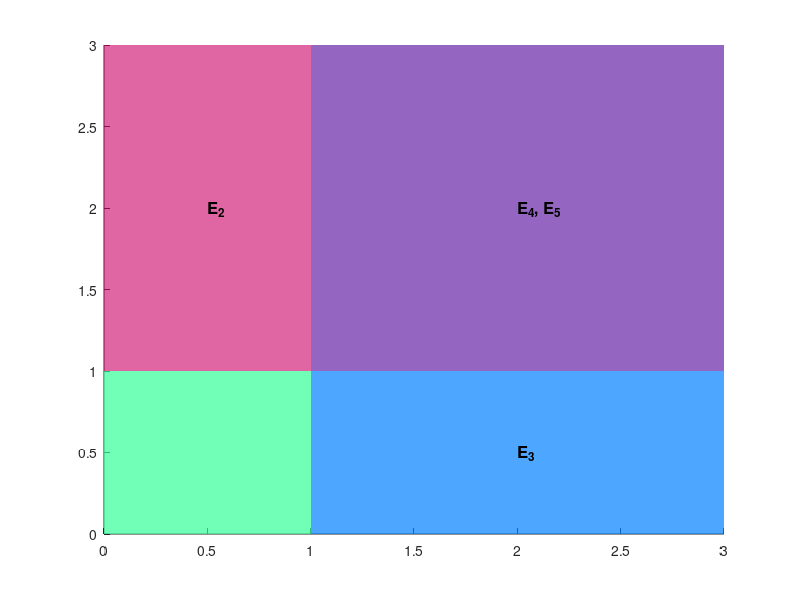

Write MATLAB code to recreate this figure. (Note: this script raises an error after producing the figure.)
v1=[0 0;0 1;1 1;1 0];
v2=[1 0;1 1;3 1;3 0];
v3=[0 1;0 3;1 3;1 1];
v4=[1 1;1 3;3 3;3 1];
f1=[1 2 3 4];
hold on;
p1=patch('Faces',f1,'Vertices',v1,'FaceColor',[51/255 1 153/255],'FaceAlpha',.7,'EdgeAlpha',.1);
p2=patch('Faces',f1,'Vertices',v2,'FaceColor',[0 128/255 1],'FaceAlpha',.7,'EdgeAlpha',.1);
p3=patch('Faces',f1,'Vertices',v3,'FaceColor',[204/255 0 102/255],'FaceAlpha',.6,'EdgeAlpha',.1);
p4=patch('Faces',f1,'Vertices',v4,'FaceColor',[76/255 0 153/255],'FaceAlpha',.6,'EdgeAlpha',.1);

text(.5,2,'E_2','FontSize',12,'FontWeight','bold');
text(2,.5,'E_3','FontSize',12,'FontWeight','bold');
text(2,2,'E_4, E_5','FontSize',12,'FontWeight','bold')
%legend('E_1','E_2','E_3','E_4,E_5')
%rectangle('Position',[0 0 1 1],'FaceColor',[51/255 1 153/255],'EdgeColor',[51/255 1 153/255);
plot(x1,y1,'--','Color','r','LineWidth',3)
x2=[0 3];
y2=[1 1];
plot(x2,y2,'--','Color','r','LineWidth',3);
xlabel('R_{d1}');
xticks([0 1 2 3]);
xticklabels({'0','1','','\infty'});
yticks([0 1 2 3]);
yticklabels({'0','1','','\infty'});
ylabel('R_{d2}');
set(gca,'FontSize',12);

% fx = 1 / 20; % 1 / period in x direction
% fy = 1 / 20; % 1 / period in y direction
% Nx = 200; % image dimension in x direction
% Ny = 200; % image dimension in y direction
% [xi, yi] = ndgrid(1 : Nx, 1 : Ny);
% mask = sin(2 * pi * (fx * xi  + fy * yi)) > 0; % for binary mask
% mask = (sin(2 * pi * (fx * xi  + fy * yi)) + 1) / 2; % for gradual [0,1] mask
% imagesc(mask) % only if you want to see it